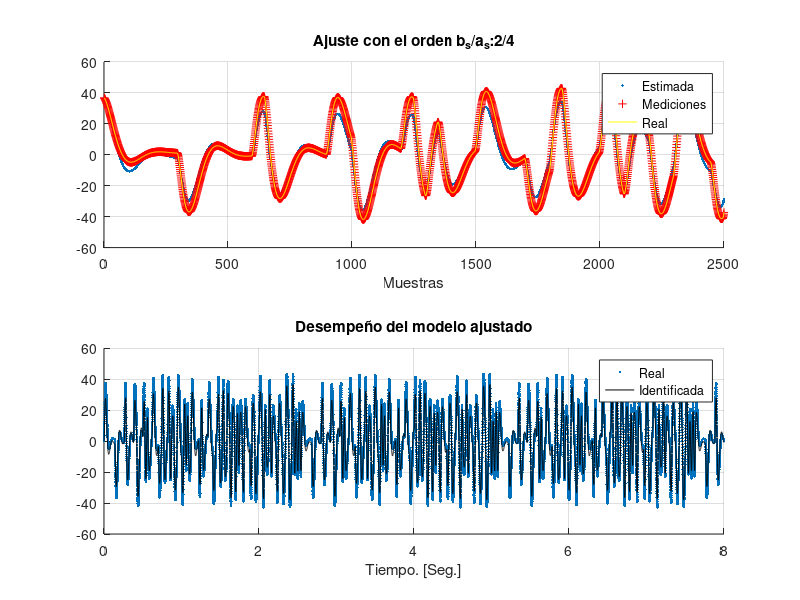
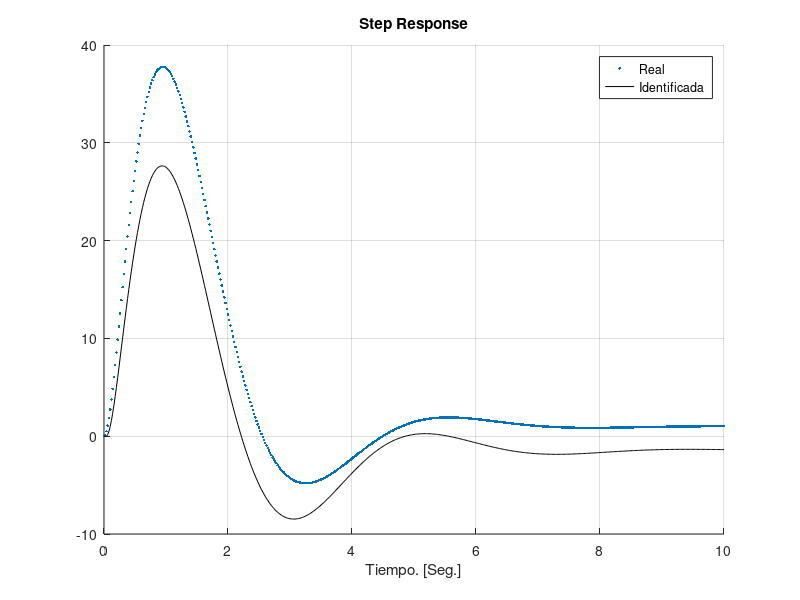
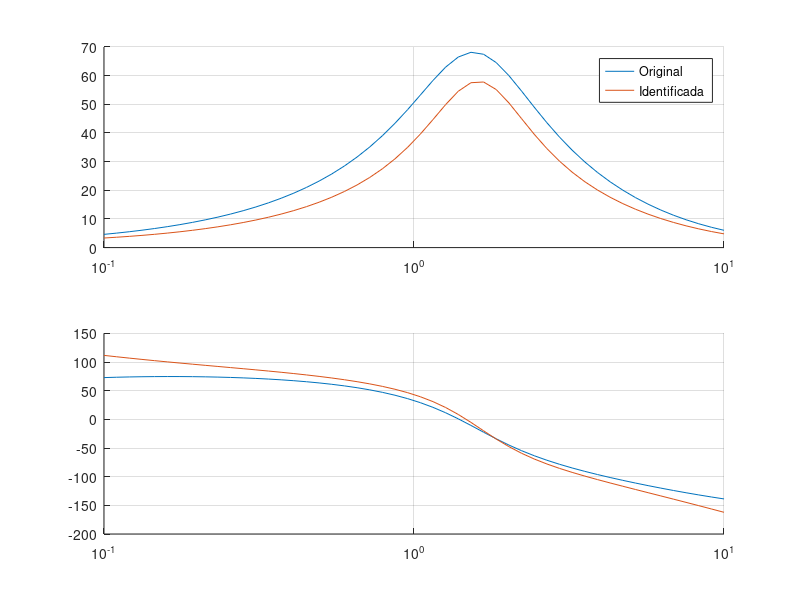

Recreate these plots in MATLAB, in order.
pkg load control signal;
# Tiene formato de código
%% Ajuste por mínimos cuadrados. Algoritmo que se emplea luego del analisis
% de correlación y densidad espectral de potencia.
% Éste algoritmo funciona porque se ha ajustado a la señal de entrada y al
% tiempo de muestro a valores adecuados.
clear all; close all;clc;
Med=2500;
ts=1/50;
orden_b=2; %Orden del Numerador
orden_a=4; %Orden del Denominador
t=0:ts:20000*ts;
randn('state',0);

% Señal de entrada
StepAmplitude=1;
ue=StepAmplitude*sign(sin(2*pi*.2*1.0*t));
m=7;
x=ones(m,1);
N=length(ue);%Puntos de la PRBS para muestrear
el=50;%Repeticiones del ZOH
for k=1:el:N
    n_b=xor(x(7),x(6));
    y(k:k+el-1)=x(7);
    for h=m-1:-1:1
        x(h+1)=x(h);
    end
    x(1)=n_b; %Ingreso el nuevo valor
end
% x=[]; % plot(y) % break
ue=y(1:N); %Uso de PRBS

%Planta
num=[45 1];
den=[(0.16*0.4) (0.16*0.64+0.4) (0.16+0.64) 1];
sys=tf(num,den);
[y_D,t_D]=lsim(sys,ue,t);
ys=y_D';

%Cuanto es lo que tarda en iniciar el algoritmo
off_set=orden_a+1+50;
u=zeros(Med,1);
z=zeros(Med,1);
u=ue(1+off_set:length(u)+off_set)';ui=u;
z=ys(1+off_set:length(z)+off_set)';zi=z;
for jj=orden_a+1:Med
    vec_a=fliplr([ u(jj-orden_b:jj-1); -z(jj-orden_a:jj-1)]');
    H(jj-orden_a,:)=vec_a;
end
[aa bb ]=size(H);
Z=(z(orden_a+1:end));
in_1=H';
in_2=in_1*H;
in_3=inv(in_2);
in_4=in_3*in_1;
c=in_4*Z; % Ec 131
abs(roots([1; c(1:orden_a)]));
zo=z;
z=zeros(Med,1);u=ui;
z=zi(1:orden_a);
u=ue(1+off_set:off_set+Med)';
for k=orden_a+1:length(u)
    zt=-flip(z(k-orden_a:k-1));
    ut=flip(u(k-orden_b:k-1));
    z(k)=c'*[zt;ut];    %Ec 125
end
dend=[1; c(1:orden_a)]';numd=[c(orden_a+1:end)]';
sys_id=tf(numd,dend,ts,'Variable','z^-1');
%ue=sign(sin(2*pi*.010*t));

[y_sal,t_sal]=lsim(sys_id,ue,t);
[y_D,t_D]=lsim(sys,ue,t);

subplot(2,1,1);hold on;
plot(z,'.'); grid on;
plot(zo,'+r');
plot(ys(1+off_set:off_set+Med),'y');
legend('Estimada','Mediciones','Real');
title(['Ajuste con el orden b_s/a_s:' num2str(orden_b) '/' num2str(orden_a)]);
xlabel('Muestras')

subplot(2,1,2)
hold on; grid on;
plot(t_D*ts,y_D,'.');
plot(t_sal*ts,y_sal,'k');legend('Real','Identificada')
title('Desempeño del modelo ajustado');xlabel('Tiempo. [Seg.]')

%%Respuesta al escalon lo calculamos así para luego exportarla
t2=0:0.02:10;
[y_D2,t_D2]=lsim(sys,ones(1,length(t2)).*StepAmplitude,t2);
[y_sal2,t_sal2]=lsim(sys_id,ones(1,length(t2)).*StepAmplitude,t2);

figure
hold on; grid on;
plot(t_D2,y_D2,'.');
plot(t_sal2,y_sal2,'k');
legend('Real','Identificada');
title('Step Response');xlabel('Tiempo. [Seg.]')

% sys %Sistema original
sys_Norm=sys;
sys_Norm.num{1}=sys.num{1}/sys.den{1}(end);
sys_Norm.den{1}=sys.den{1}/sys.den{1}(end);

sysc = d2c(sys_id,'tustin'); %sistema identificado
sysc_Norm=tf(sysc.num{1}/sysc.den{1}(end),sysc.den{1}/sysc.den{1}(end));

disp("El sistema continuo original normalizado es:")
sys_Norm
disp("El sistema continuo identificado es:")
sysc_Norm

%%Realizamos el bode de esta forma para exportar luego los resultados a python
[mag_sys,fase_sys,W]=bode(sys,logspace(-1,1));
[mag_sysid,fase_sysid,Wid]=bode(sys_id,logspace(-1,1));


figure
subplot(2,1,1); grid on; hold on;
semilogx(W,mag_sys); %Bode real
semilogx(Wid,mag_sysid); %Bode Identificado
legend('Original','Identificada');

subplot(2,1,2); grid on; hold on;
semilogx(W,fase_sys);
semilogx(Wid,fase_sysid);

save -v7 TP5_caso_d.mat
